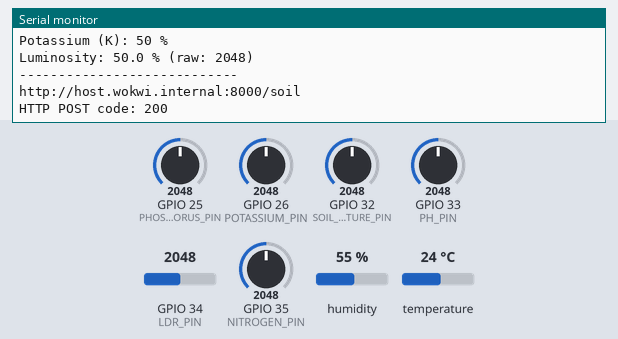
This sketch was run on a simulated ESP32. Parts: the last lines printed to the serial monitor. Inputs (shaded band) come from the test bench; at power-on: humidity 55 %, GPIO 25 (PHOSPHORUS_PIN) = 2048, GPIO 26 (POTASSIUM_PIN) = 2048, GPIO 32 (SOIL_MOISTURE_PIN) = 2048, GPIO 33 (PH_PIN) = 2048, GPIO 34 (LDR_PIN) = 2048, GPIO 35 (NITROGEN_PIN) = 2048, temperature 24 °C (analog values on the 0–4095 scale). WiFi joins after 1.5 s; servers stay silent unless stated; uploads are accepted with an empty reply.

Above: at 2.7 s.
2.8 s: humidity set to 22 %
At 7.47 s:
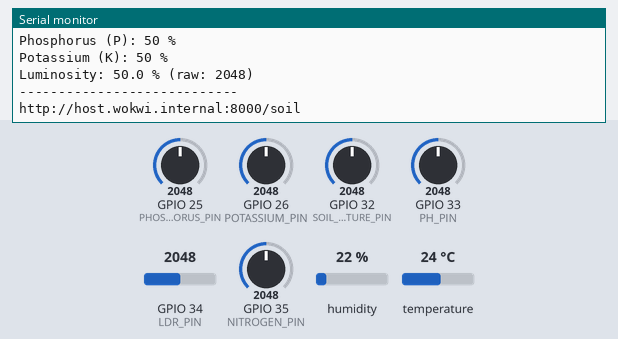
8.9 s: GPIO 25 (PHOSPHORUS_PIN) set to 2866
At 13.6 s:
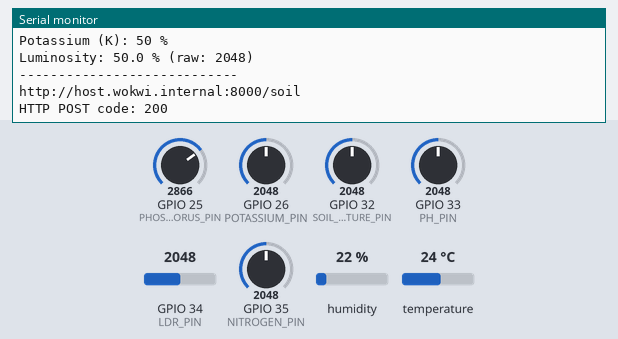
15.0 s: GPIO 26 (POTASSIUM_PIN) set to 2866
At 18.4 s:
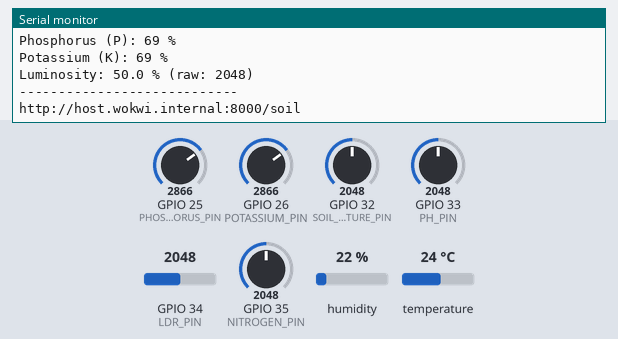
21.1 s: GPIO 32 (SOIL_MOISTURE_PIN) set to 2866
At 24.3 s:
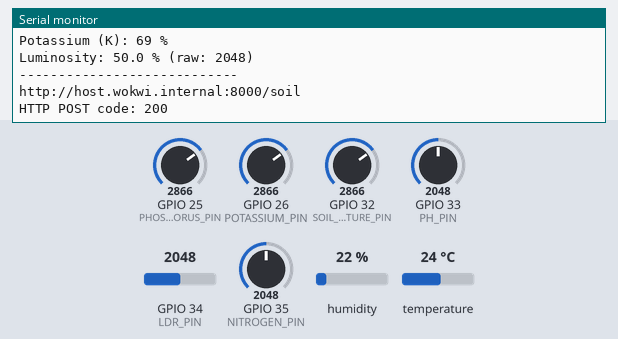
27.2 s: GPIO 33 (PH_PIN) set to 2866
At 29.34 s:
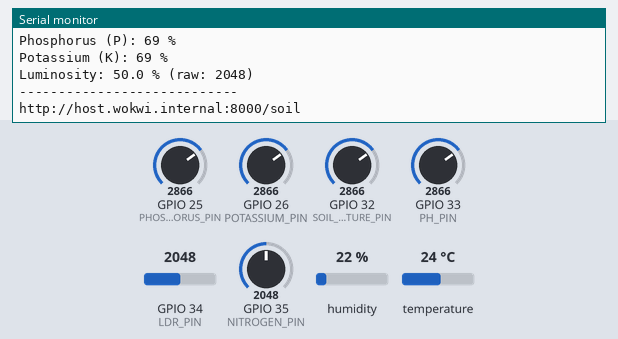
33.3 s: GPIO 34 (LDR_PIN) set to 2866
At 34.8 s:
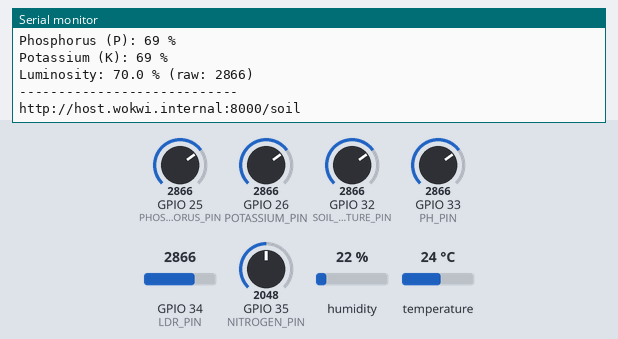
Timing chart, 0 to 36.3 s (numbered marks = the images above; inputs shaded):
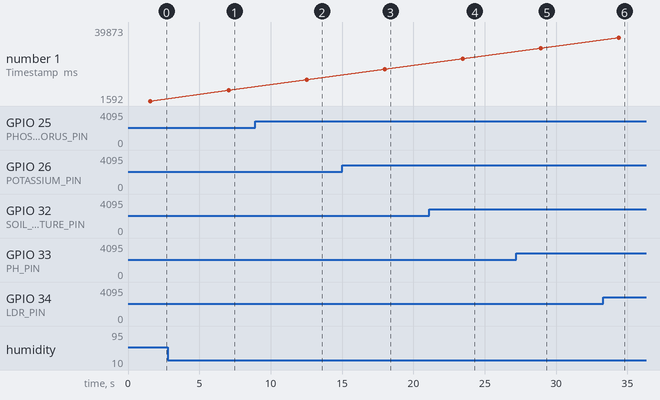

The sketch:

main.ino
```cpp
#include <Arduino.h>
#include <DHT.h>
#include <WiFi.h>
#include <HTTPClient.h>

#define DHT_PIN 15
#define DHT_TYPE DHT22

#define SOIL_MOISTURE_PIN 32
#define PH_PIN 33
#define NITROGEN_PIN 35
#define PHOSPHORUS_PIN 25
#define POTASSIUM_PIN 26
#define LDR_PIN 34

#define COLLECTION_INTERVAL_MS 5000

const char* serverUrl = "http://host.wokwi.internal:8000/soil";

DHT dht(DHT_PIN, DHT_TYPE);

struct SoilData {
  float airHumidity;
  float airTemperature;
  int soilMoistureRaw;
  int soilMoisturePercent;
  float ph;
  int nitrogen;
  int phosphorus;
  int potassium;
  int lightRaw;
  float lightPercent;
};

SoilData data;

void connectWiFi() {
  WiFi.begin("Wokwi-GUEST", "", 6);
  while (WiFi.status() != WL_CONNECTED) {
    delay(100);
    Serial.print(".");
  }
  Serial.println(" Connected!");
  Serial.println(WiFi.localIP());
}

void setup() {
  Serial.begin(9600);

  dht.begin();

  analogReadResolution(12);
  analogSetAttenuation(ADC_11db);

  pinMode(SOIL_MOISTURE_PIN, INPUT);
  pinMode(PH_PIN, INPUT);
  pinMode(NITROGEN_PIN, INPUT);
  pinMode(PHOSPHORUS_PIN, INPUT);
  pinMode(POTASSIUM_PIN, INPUT);
  pinMode(LDR_PIN, INPUT);

  connectWiFi();

  Serial.println(F("=== ESP32 Soil Data Collector started ==="));
  Serial.print(F("Collection interval: "));
  Serial.print(COLLECTION_INTERVAL_MS / 1000);
  Serial.println(F(" seconds"));
}

int readAnalogPercent(int pin) {
  int raw = analogRead(pin);
  return constrain(map(raw, 0, 4095, 0, 100), 0, 100);
}

void readSensors() {
  data.airHumidity = dht.readHumidity();
  data.airTemperature = dht.readTemperature();

  if (isnan(data.airHumidity)) data.airHumidity = -1;
  if (isnan(data.airTemperature)) data.airTemperature = -1;

  data.soilMoistureRaw = analogRead(SOIL_MOISTURE_PIN);
  data.soilMoisturePercent = constrain(map(data.soilMoistureRaw, 0, 4095, 100, 0), 0, 100);

  int phRaw = analogRead(PH_PIN);
  data.ph = map(phRaw, 0, 4095, 0, 1400) / 100.0f;

  data.nitrogen = readAnalogPercent(NITROGEN_PIN);
  data.phosphorus = readAnalogPercent(PHOSPHORUS_PIN);
  data.potassium = readAnalogPercent(POTASSIUM_PIN);

  data.lightRaw = analogRead(LDR_PIN);
  data.lightPercent = data.lightRaw / 4095.0f * 100.0f;
}

void printData() {
  Serial.println(F("--- Soil Data Collection ---"));
  Serial.print(F("Timestamp (ms): "));
  Serial.println(millis());

  Serial.print(F("Air Humidity: "));
  Serial.print(data.airHumidity);
  Serial.println(F(" %"));

  Serial.print(F("Air Temperature: "));
  Serial.print(data.airTemperature);
  Serial.println(F(" C"));

  Serial.print(F("Soil Moisture: "));
  Serial.print(data.soilMoisturePercent);
  Serial.print(F(" % (raw: "));
  Serial.print(data.soilMoistureRaw);
  Serial.println(F(")"));

  Serial.print(F("Soil pH: "));
  Serial.println(data.ph, 2);

  Serial.print(F("Nitrogen (N): "));
  Serial.print(data.nitrogen);
  Serial.println(F(" %"));

  Serial.print(F("Phosphorus (P): "));
  Serial.print(data.phosphorus);
  Serial.println(F(" %"));

  Serial.print(F("Potassium (K): "));
  Serial.print(data.potassium);
  Serial.println(F(" %"));

  Serial.print(F("Luminosity: "));
  Serial.print(data.lightPercent, 1);
  Serial.print(F(" % (raw: "));
  Serial.print(data.lightRaw);
  Serial.println(F(")"));

  Serial.println(F("----------------------------\n"));
}

void sendData() {
  if (WiFi.status() != WL_CONNECTED) {
    Serial.println(F("Wi-Fi not connected, skipping POST"));
    return;
  }

  HTTPClient http;
  Serial.println(serverUrl);
  http.begin(serverUrl);
  http.addHeader(F("Content-Type"), F("application/json"));

  String payload = "{";
  payload += "\"air_humidity\":" + String(data.airHumidity, 2) + ",";
  payload += "\"air_temperature\":" + String(data.airTemperature, 2) + ",";
  payload += "\"soil_moisture_raw\":" + String(data.soilMoistureRaw) + ",";
  payload += "\"soil_moisture_percent\":" + String(data.soilMoisturePercent) + ",";
  payload += "\"ph\":" + String(data.ph, 2) + ",";
  payload += "\"nitrogen\":" + String(data.nitrogen) + ",";
  payload += "\"phosphorus\":" + String(data.phosphorus) + ",";
  payload += "\"potassium\":" + String(data.potassium) + ",";
  payload += "\"light_raw\":" + String(data.lightRaw) + ",";
  payload += "\"light_percent\":" + String(data.lightPercent, 2);
  payload += "}";

  int httpCode = http.POST(payload);
  Serial.print(F("HTTP POST code: "));
  Serial.println(httpCode);
  if (httpCode > 0) {
    Serial.println(http.getString());
  } else {
    Serial.print(F("HTTP error: "));
    Serial.println(http.errorToString(httpCode));
  }
  http.end();
}

void loop() {
  readSensors();
  printData();
  sendData();
  delay(COLLECTION_INTERVAL_MS);
}
```

Measured:
- after the input at 2.8 s, the serial monitor: prints a new line after 4.3 s (image 1)
- after the input at 8.9 s, the serial monitor: prints a new line after 3.8 s (image 2)
- after the input at 15.0 s, the serial monitor: prints a new line after 3.1 s (image 3)
- after the input at 21.1 s, the serial monitor: prints a new line after 2.4 s (image 4)
- after the input at 27.2 s, the serial monitor: prints a new line after 1.8 s (image 5)
- after the input at 33.3 s, the serial monitor: prints a new line after 1.3 s (image 6)
